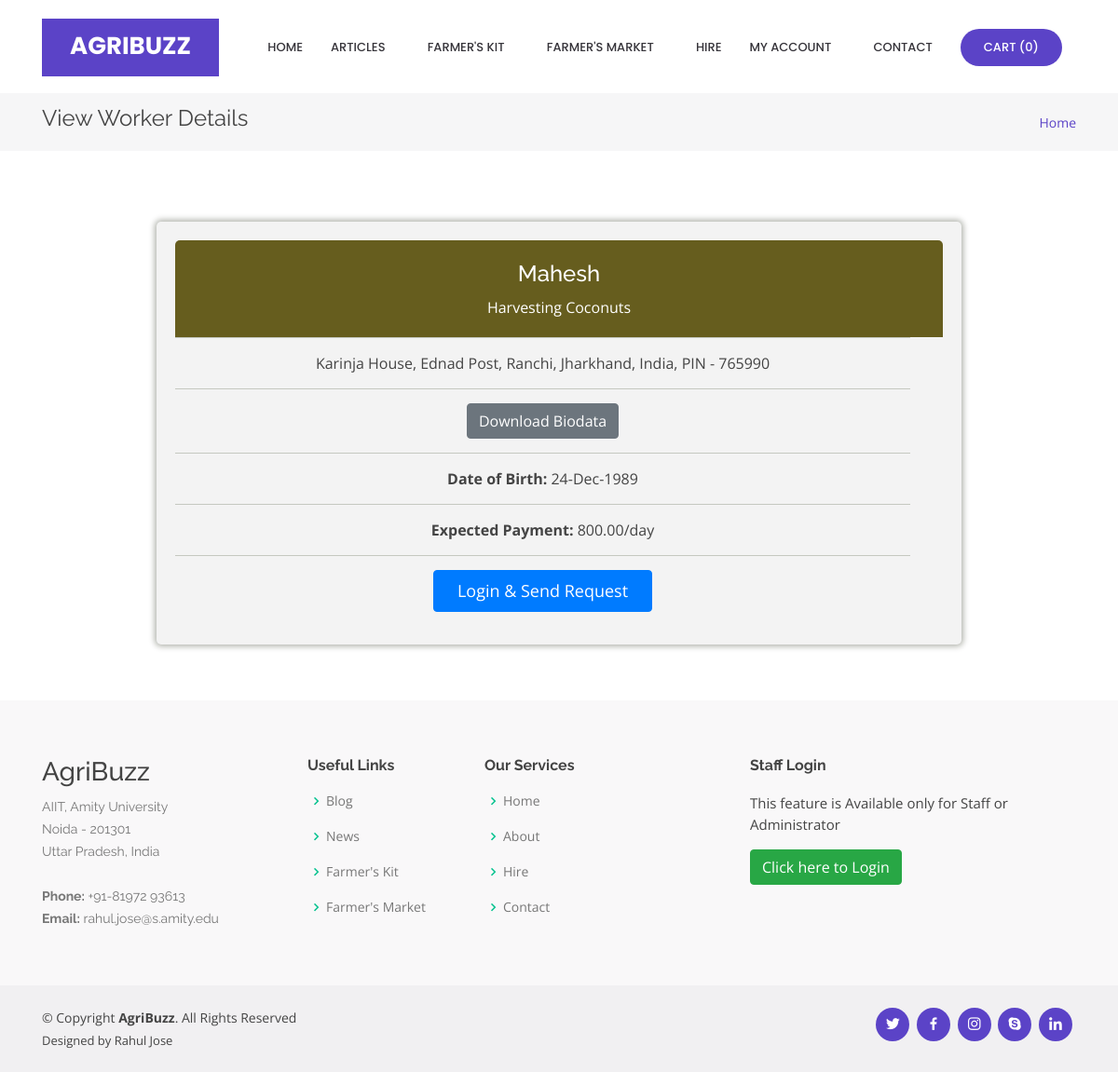
Page /workerdetailed.php?workerid=1 on the committed database.
### tables this page shows
CREATE TABLE `worker` (
  `worker_id` int(10) NOT NULL,
  `name` varchar(50) NOT NULL,
  `address` text NOT NULL,
  `state_id` int(10) NOT NULL,
  `city_id` int(10) NOT NULL,
  `country_id` int(10) NOT NULL,
  `pincode` varchar(10) NOT NULL,
  `work_profile` text NOT NULL,
  `biodata` varchar(100) NOT NULL,
  `contactno` varchar(15) NOT NULL,
  `date_of_birth` date NOT NULL,
  `login_id` varchar(100) NOT NULL,
  `password` varchar(100) NOT NULL,
  `expected_salary` float(10,2) NOT NULL,
  `status` varchar(10) NOT NULL
);

CREATE TABLE `city` (
  `city_id` int(10) NOT NULL,
  `country_id` int(10) NOT NULL,
  `state_id` int(10) NOT NULL,
  `city` varchar(25) NOT NULL,
  `description` text NOT NULL,
  `status` varchar(10) NOT NULL
);

CREATE TABLE `state` (
  `state_id` int(10) NOT NULL,
  `country_id` int(10) NOT NULL,
  `state` varchar(25) NOT NULL,
  `description` text NOT NULL,
  `status` varchar(10) NOT NULL
);

CREATE TABLE `country` (
  `country_id` int(10) NOT NULL,
  `country` varchar(25) NOT NULL,
  `description` text NOT NULL,
  `status` varchar(10) NOT NULL
);

### workerdetailed.php (the view, shortened to what this page needs)
<?php
include("header.php");
if(isset($_GET['workerid']))
{
	$sql = "SELECT * FROM worker WHERE worker_id='$_GET[workerid]'";
	$qsql = mysqli_query($con,$sql);
	$rsedit = mysqli_fetch_array($qsql);
}
?>
  <main id="main">
    <section id="breadcrumbs" class="breadcrumbs">
      <div class="container">
        <div class="d-flex justify-content-between align-items-center">
          <h2>View Worker Details</h2>
          <ol>
            <li><a href="index.php">Home</a></li>
          </ol>
        </div>
      </div>
    </section>
    <section id="about" class="about">
      <div class="container">
        <div class="row content">
          <div class="col-lg-12 pt-4 pt-lg-0" data-aos="fade-left" data-aos-delay="200">
            <p class="font-italic">
<form method="post" action="" enctype="multipart/form-data"  name="frmworkreg" onSubmit="return validateworkreg()">
<div class="container">
    <div class="pricing-table pricing-three-column row">
		<div class="plan col-sm-12 col-lg-12">
          <div class="plan-name-bronze">
            <h3><?php echo $rsedit['name']; ?></h3>
            <span><?php echo $rsedit['work_profile']; ?></span>
          </div>
          <ul>
            <li class="plan-feature" ><?php echo $rsedit['address']; ?>, <?php
								  $sql3= "SELECT * FROM city where status='Active'";
									$qsql3 =mysqli_query($con,$sql3);
								  while($rssql3 = mysqli_fetch_array($qsql3))
								  {
									  if($rssql3['city_id'] == $rsedit['city_id'] )
									  {
									  echo "$rssql3[city]";
									  }
								  }
								  ?>,  <?php
								  $sql2 = "SELECT * FROM state where status='Active'";
									$qsql2 =mysqli_query($con,$sql2);
								  while($rssql2 = mysqli_fetch_array($qsql2))
								  {
									  if($rssql2['state_id'] == $rsedit['state_id'] )
									  {
									  echo "$rssql2[state]";
									  }
								  }
								  ?>, <?php
								  $sql1 = "SELECT * FROM country where status='Active'";
									$qsql1 =mysqli_query($con,$sql1);
								  while($rssql1 = mysqli_fetch_array($qsql1))
								  {
									  if($rssql1['country_id'] == $rsedit['country_id'] )
									  {
									  echo $rssql1['country'];
									  }
								  }
								  ?>, PIN - <?php echo $rsedit['pincode']; ?></li>
            <li class="plan-feature"><a href='imgworker/<?php echo $rsedit['biodata']; ?>' target="_blank" class="btn btn-secondary" >Download Biodata</a></li>
            <li class="plan-feature"><b>Date of Birth:</b> <?php echo date("d-M-Y",strtotime($rsedit['date_of_birth'])); ?></li>
            <li class="plan-feature"><b>Expected Payment:</b> <?php echo $rsedit['expected_salary']; ?>/day </li>
            <li class="plan-feature">
                        <?php
						  if(isset($_SESSION['sellerid']))
						  {
						?>
<a href="workerrequest.php?workerid=<?php echo $_GET['workerid']; ?>" class="btn btn-primary btn-plan-select"><i class="icon-white icon-ok"></i> Send Request </a>
                        <?php
						  }
						  else
						  {
						?>
<a href="sellerloginpanel.php?redirectlink=<?php echo "workerrequest.php"; ?>&workerid=<?php echo $_GET['workerid']; ?>" class="btn btn-primary btn-plan-select"><i class="icon-white icon-ok"></i> Login & Send Request </a>
    	                  <?php
						  }
						  ?>
			</li>
          </ul>
        </div>
	</div>
</div>
</form>
			</p>
          </div>
        </div>
      </div>
    </section>
  </main>
<?php
include("footer.php");
?>

### assets/css/style.css (style rules this page uses)
body { font-family: "Open Sans", sans-serif; color: #444444; }
a { color: #5b43c7; }
h1, h2, h3, h4, h5, h6 { font-family: "Raleway", sans-serif; }
section { padding: 60px 0; overflow: hidden; }
.about .content h3 { font-weight: 500; line-height: 32px; font-size: 24px; }
.about .content ul { list-style: none; padding: 0; }
.about .content ul li { padding: 10px 0 0 28px; position: relative; }
.breadcrumbs { padding: 15px 0; background: #f6f6f7; margin-top: 100px; }
.breadcrumbs h2 { font-size: 24px; line-height: 1; font-weight: 400; }
.breadcrumbs ol { display: flex; flex-wrap: wrap; list-style: none; padding: 0; margin: 0; font-size: 14px; }

### workerdetailed.php (style rules this page uses)
.pricing-table .plan { margin-left:0px; border-radius: 5px; text-align: center; background-color: #f3f3f3; -moz-box-shadow: 0 0 6px 2px #b0b2ab; -webkit-box-shadow: 0 0 6px 2px #b0b2ab; box-shadow: 0 0 6px 2px #b0b2ab; }
.plan { padding: 20px; margin-left:0px; color: #ff; background-color: #5e5f59; -moz-border-radius: 5px 5px 0 0; -webkit-border-radius: 5px 5px 0 0; border-radius: 5px 5px 0 0; }
.plan-name-bronze { padding: 20px; color: #fff; background-color: #665D1E; -moz-border-radius: 5px 5px 0 0; -webkit-border-radius: 5px 5px 0 0; border-radius: 5px 5px 0 0; }
.pricing-table .plan ul { list-style: none; margin: 0; -moz-border-radius: 0 0 5px 5px; -webkit-border-radius: 0 0 5px 5px; border-radius: 0 0 5px 5px; }
.pricing-table .plan ul li.plan-feature { padding: 15px 10px; border-top: 1px solid #c5c8c0; margin-right: 35px; }
.pricing-three-column { margin: 0 auto; width: 80%; }
.btn-plan-select { padding: 8px 25px; font-size: 18px; }

### rows in the picture
worker: name "Mahesh", work_profile "Harvesting Coconuts", address "Karinja House, Ednad Post", pincode "765990", date_of_birth "24-Dec-1989", expected_salary "800.00"
city: city "Ranchi"
state: state "Jharkhand"
country: country "India"

### other values in the picture
mysqli_num_rows($qsqlproduct_purchase_record) "0"
